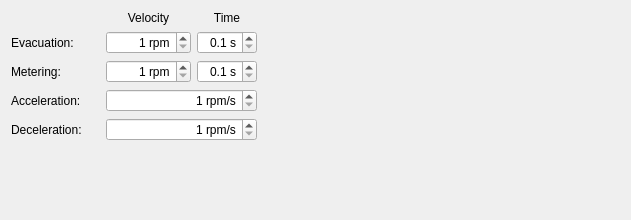
      <widget class="QWidget" name="meteringTab">
       <attribute name="title">
        <string>Metering</string>
       </attribute>
       <layout class="QGridLayout" name="gridLayout_3">
        <item row="0" column="2">
         <widget class="QLabel" name="meteringVelocityLabel">
          <property name="text">
           <string>Velocity</string>
          </property>
          <property name="alignment">
           <set>Qt::AlignCenter</set>
          </property>
         </widget>
        </item>
        <item row="0" column="3">
         <widget class="QLabel" name="meteringTimeLabel">
          <property name="text">
           <string>Time</string>
          </property>
          <property name="alignment">
           <set>Qt::AlignCenter</set>
          </property>
         </widget>
        </item>
        <item row="1" column="0">
         <widget class="QLabel" name="meteringEvacuationLabel">
          <property name="text">
           <string>Evacuation:</string>
          </property>
         </widget>
        </item>
        <item row="1" column="2">
         <widget class="QSpinBox" name="meteringEvacuationVelocityBox">
          <property name="alignment">
           <set>Qt::AlignRight|Qt::AlignTrailing|Qt::AlignVCenter</set>
          </property>
          <property name="suffix">
           <string> rpm</string>
          </property>
          <property name="minimum">
           <number>1</number>
          </property>
          <property name="maximum">
           <number>10000</number>
          </property>
         </widget>
        </item>
        <item row="1" column="3">
         <widget class="QDoubleSpinBox" name="meteringEvacuationTimeBox">
          <property name="alignment">
           <set>Qt::AlignRight|Qt::AlignTrailing|Qt::AlignVCenter</set>
          </property>
          <property name="suffix">
           <string> s</string>
          </property>
          <property name="decimals">
           <number>1</number>
          </property>
          <property name="minimum">
           <double>0.100000000000000</double>
          </property>
          <property name="maximum">
           <double>99.900000000000006</double>
          </property>
         </widget>
        </item>
        <item row="1" column="4">
         <spacer name="meteringHSpacer">
          <property name="orientation">
           <enum>Qt::Horizontal</enum>
          </property>
          <property name="sizeHint" stdset="0">
           <size>
            <width>363</width>
            <height>20</height>
           </size>
          </property>
         </spacer>
        </item>
        <item row="2" column="0">
         <widget class="QLabel" name="meteringMeteringLabel">
          <property name="text">
           <string>Metering:</string>
          </property>
         </widget>
        </item>
        <item row="2" column="2">
         <widget class="QSpinBox" name="meteringMeteringVelocityBox">
          <property name="alignment">
           <set>Qt::AlignRight|Qt::AlignTrailing|Qt::AlignVCenter</set>
          </property>
          <property name="suffix">
           <string> rpm</string>
          </property>
          <property name="minimum">
           <number>1</number>
          </property>
          <property name="maximum">
           <number>10000</number>
          </property>
         </widget>
        </item>
        <item row="2" column="3">
         <widget class="QDoubleSpinBox" name="meteringMeteringTimeBox">
          <property name="alignment">
           <set>Qt::AlignRight|Qt::AlignTrailing|Qt::AlignVCenter</set>
          </property>
          <property name="suffix">
           <string> s</string>
          </property>
          <property name="decimals">
           <number>1</number>
          </property>
          <property name="minimum">
           <double>0.100000000000000</double>
          </property>
          <property name="maximum">
           <double>99.900000000000006</double>
          </property>
         </widget>
        </item>
        <item row="3" column="0" colspan="2">
         <widget class="QLabel" name="meteringAccelerationLabel">
          <property name="text">
           <string>Acceleration:</string>
          </property>
         </widget>
        </item>
        <item row="3" column="2" colspan="2">
         <widget class="QSpinBox" name="meteringAccelerationBox">
          <property name="alignment">
           <set>Qt::AlignRight|Qt::AlignTrailing|Qt::AlignVCenter</set>
          </property>
          <property name="suffix">
           <string> rpm/s</string>
          </property>
          <property name="minimum">
           <number>1</number>
          </property>
          <property name="maximum">
           <number>10000</number>
          </property>
         </widget>
        </item>
        <item row="4" column="0" colspan="2">
         <widget class="QLabel" name="meteringDecelerationLabel">
          <property name="text">
           <string>Deceleration:</string>
          </property>
         </widget>
        </item>
        <item row="4" column="2" colspan="2">
         <widget class="QSpinBox" name="meteringDecelerationBox">
          <property name="alignment">
           <set>Qt::AlignRight|Qt::AlignTrailing|Qt::AlignVCenter</set>
          </property>
          <property name="suffix">
           <string> rpm/s</string>
          </property>
          <property name="minimum">
           <number>1</number>
          </property>
          <property name="maximum">
           <number>10000</number>
          </property>
         </widget>
        </item>
        <item row="5" column="1">
         <spacer name="meteringVSpacer">
          <property name="orientation">
           <enum>Qt::Vertical</enum>
          </property>
          <property name="sizeHint" stdset="0">
           <size>
            <width>20</width>
            <height>68</height>
           </size>
          </property>
         </spacer>
        </item>
       </layout>
      </widget>
